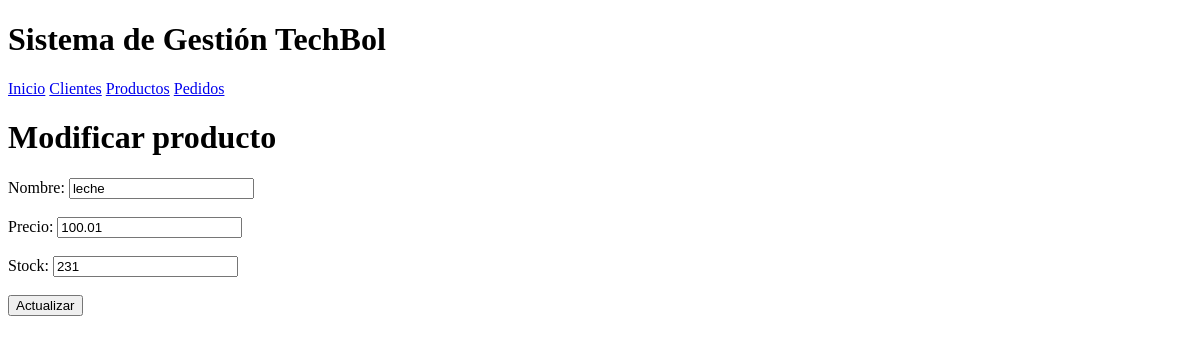
Page /productos/editar/1 on the earlier database version.
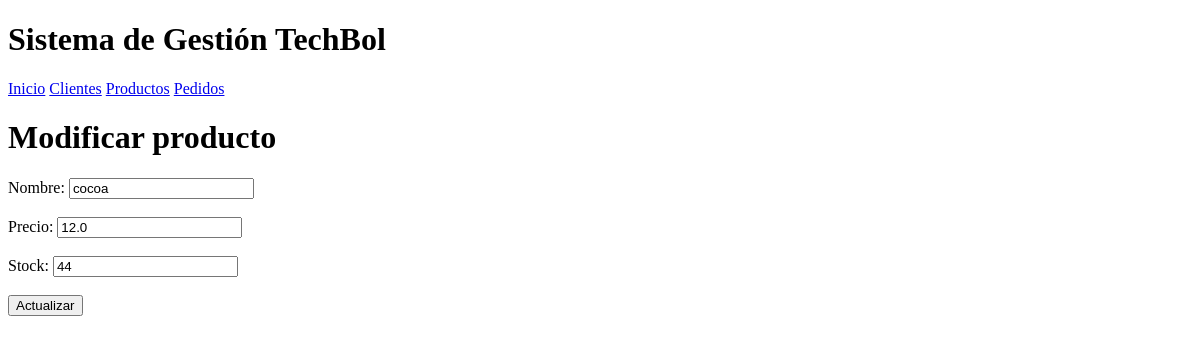
Same page on the later database version.
### Blueprintapp/productos/models.py (models this page shows)
class Producto(db.Model):
    id = db.Column(db.Integer, primary_key=True)
    nombre = db.Column(db.String(100), nullable=False)
    precio = db.Column(db.Float, nullable=False)
    stock = db.Column(db.Integer, nullable=False)
    pedidos = db.relationship('Pedido', back_populates='producto')

### Blueprintapp/productos/routes.py (the view)
@bp_productos.route('/editar/<int:id>', methods=['GET', 'POST'])
def edit(id):
    producto = Producto.query.get_or_404(id)
    if request.method == 'POST':
        producto.nombre = request.form['nombre']
        producto.precio = float(request.form['precio'])
        producto.stock = int(request.form['stock'])
        db.session.commit()
        return redirect(url_for('productos.index'))
    return render_template('producto/edit.html', producto=producto)

### Blueprintapp/productos/templates/producto/edit.html
{% extends 'base.html' %}
{% block content %}
<h1>Modificar producto</h1>
<form method="POST">
    <label>Nombre:</label>
    <input type="text" name="nombre" value="{{ producto.nombre }}" required>
    <br><br>
    <label>Precio:</label>
    <input type="number" name="precio" step="0.01" min="0" value="{{ producto.precio }}" required>
    <br><br>
    <label>Stock:</label>
    <input type="number" name="stock" min="0" value="{{ producto.stock }}" required>
    <br><br>
    <button type="submit">Actualizar</button>
</form>
{% endblock %}

Differences in the rows shown:
changed Producto: nombre "leche" → "cocoa"; precio "100.01" → "12.0"; stock "231" → "44"
